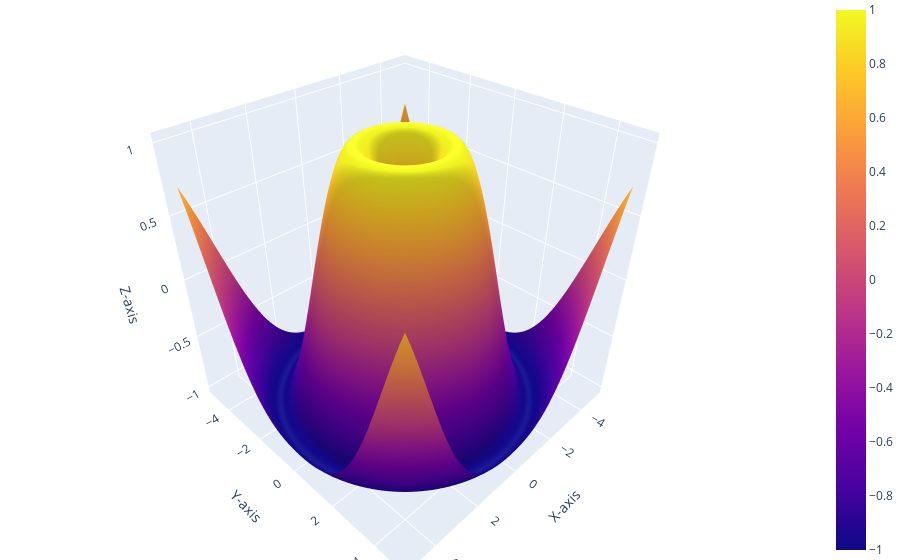

Write notebook code for a chart like this one.
### Code cell
import plotly.graph_objects as go
import numpy as np

# Generate data for a surface plot
x = np.linspace(-5, 5, 100)
y = np.linspace(-5, 5, 100)
x, y = np.meshgrid(x, y)
z = np.sin(np.sqrt(x**2 + y**2))

# Create a 3D surface plot
fig = go.Figure(data=[go.Surface(z=z, x=x, y=y)])

# Update layout
fig.update_layout(scene=dict(xaxis_title='X-axis', yaxis_title='Y-axis', zaxis_title='Z-axis'),
                  margin=dict(l=0, r=0, b=0, t=0))

# Show plot
fig.show()

### Figure 1 — Plotly figure (JSON) as saved in the notebook; plotly's stock layout.template omitted (floating-point values rounded to 4 significant figures; data arrays with more than 128 entries replaced by an {"elided": "..."} marker saying what was removed)
{"data": [{"type": "surface", "x": {"elided": "100x100 float values"}, "y": {"elided": "100x100 float values"}, "z": {"elided": "100x100 float values"}}], "layout": {"margin": {"b": 0, "l": 0, "r": 0, "t": 0}, "scene": {"xaxis": {"title": {"text": "X-axis"}}, "yaxis": {"title": {"text": "Y-axis"}}, "zaxis": {"title": {"text": "Z-axis"}}}}}
